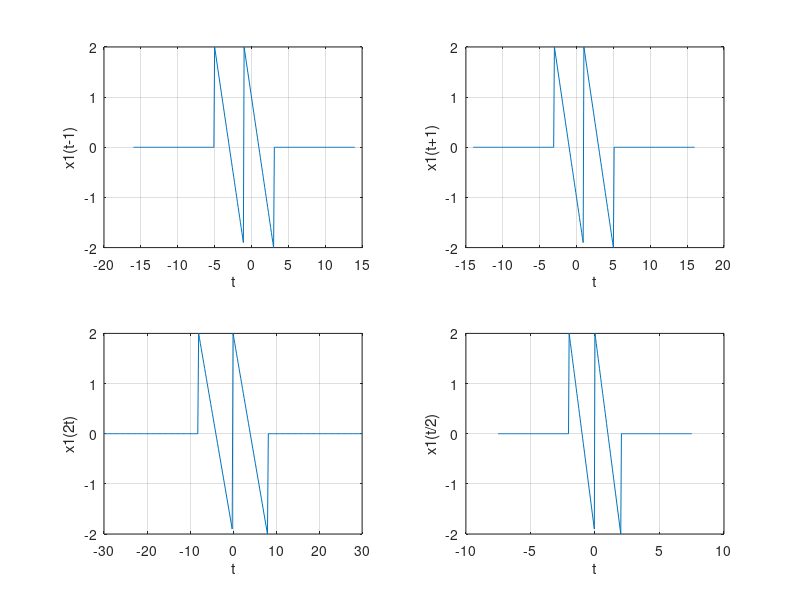
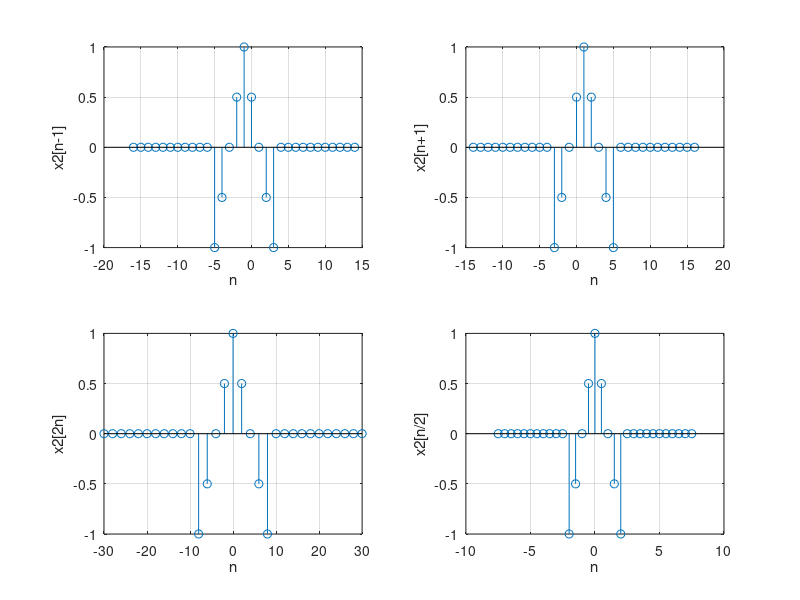
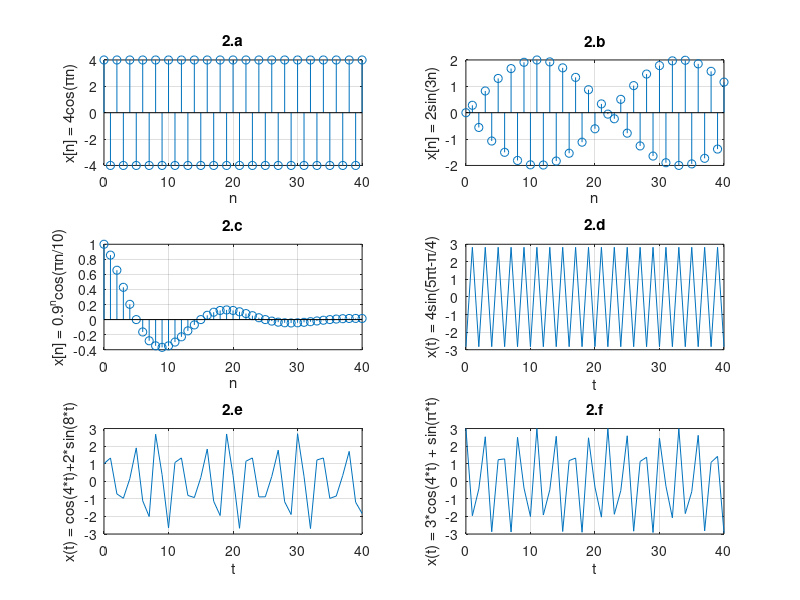

Source code (MATLAB) for these figures, in order:
clc
clear all
close all

%% ex 1
% a
t = -15:0.1:15;
for i =1:length(t)

    if(t(i) < 0 && t(i) >= -4) x1(i) = -t(i) - 2;
    else x1(i) = 0;
    end

    if( t(i) >= 0 && t(i) <= 4) x1(i) = -t(i) + 2;
    end

end

n = -15:1:15;
for i = 1:length(n)

    if(n(i) >= -4 && n(i) <= 0)x2(i) = n(i)/2 + 1;
    else x2(i) = 0;
    end

    if(n(i) <= 4 && n(i) > 0)x2(i) = -n(i)/2 + 1;
    end

end


%b
figure(1)
subplot(2,2,1)
plot(t-1,x1);grid on;
xlabel('t'); ylabel('x1(t-1)');
subplot(2,2,2)
plot(t+1,x1);grid on;
xlabel('t'); ylabel('x1(t+1)');
subplot(2,2,3)
plot(2*t,x1);grid on;
xlabel('t'); ylabel('x1(2t)');
subplot(2,2,4)
plot(t/2,x1);grid on;
xlabel('t'); ylabel('x1(t/2)');

figure(2)
subplot(2,2,1)
stem(n-1,x2);grid on;
xlabel('n'); ylabel('x2[n-1]');
subplot(2,2,2)
stem(n+1,x2);grid on;
xlabel('n'); ylabel('x2[n+1]');
subplot(2,2,3)
stem(2*n,x2);grid on;
xlabel('n'); ylabel('x2[2n]');
subplot(2,2,4)
stem(n/2,x2);grid on;
xlabel('n'); ylabel('x2[n/2]');



%% ex 2
% a

figure(3);

n = 0:1:40;

x = 4 * cos(pi .* n);

subplot(3,2,1);
stem(n,x); grid on;
xlabel('n'); ylabel('x[n] = 4cos(\pin)'); title('2.a');

% b

x = 2 * sin(3 .* n);
subplot(3,2,2);
stem(n,x); grid on;
xlabel('n'); ylabel('x[n] = 2sin(3n)'); title('2.b');

% c

x = 0.9 .^ n .* cos ((pi .* n)/10);
subplot(3,2,3);
stem(n,x); grid on;
xlabel('n'); ylabel('x[n] = 0.9^ncos(\pin/10)'); title('2.c');

% d

t = 0:1:40;
x = 4 * sin (5 * pi * t - pi / 4);
subplot(3,2,4);
plot(t,x); grid on;
xlabel('t'); ylabel('x(t) = 4sin(5\pit-\pi/4)'); title('2.d');

% e

x = cos(4*t) + 2*sin(8*t);
subplot(3,2,5);
plot(t,x); grid on;
xlabel('t'); ylabel('x(t) = cos(4*t)+2*sin(8*t)'); title('2.e');

% f

x = 3*cos(4*t) + sin(pi*t);
subplot(3,2,6);
plot(t,x); grid on;
xlabel('t'); ylabel('x(t) = 3*cos(4*t) + sin(\pi*t)'); title('2.f');